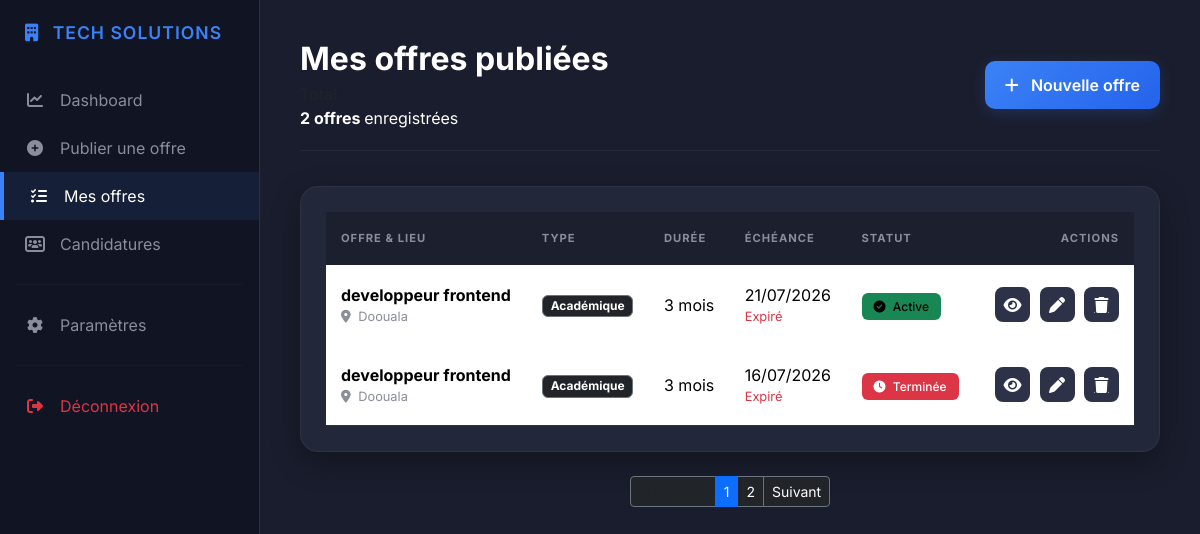
Page /Entreprise/offrePub.php (signed in) on the committed database.
### tables this page shows
CREATE TABLE `offre_stage` (
  `id_offre` int(11) NOT NULL,
  `id_entreprise` int(11) NOT NULL,
  `titre` varchar(150) NOT NULL,
  `description` text NOT NULL,
  `date_limite` date DEFAULT NULL,
  `statut` enum('ouverte','fermee') DEFAULT 'ouverte',
  `lieu` varchar(255) NOT NULL,
  `type_stage` varchar(100) NOT NULL,
  `duree` varchar(50) NOT NULL
);

### Entreprise/offrePub.php (the view, shortened to what this page needs)
<?php
include('../Auth/config_db.php');
$id_ent = $_SESSION['user_id'];
$pdo->query("UPDATE OFFRE_STAGE SET statut = 'fermee' WHERE date_limite < CURDATE() AND statut = 'ouverte'");
$stmt = $pdo->prepare("SELECT * FROM OFFRE_STAGE WHERE id_entreprise = ? ORDER BY date_limite DESC");
$stmt->execute([$id_ent]);
$liste_offres = $stmt->fetchAll(PDO::FETCH_ASSOC);
$total_offres = count($liste_offres);
?>
<!DOCTYPE html>
<html lang="fr">
<head>
    <link href="https://cdn.jsdelivr.net/npm/bootstrap@5.3.3/dist/css/bootstrap.min.css" rel="stylesheet">
    <link rel="stylesheet" href="https://cdnjs.cloudflare.com/ajax/libs/font-awesome/6.4.0/css/all.min.css">
</head>
<body>
<div class="sidebar">
    <div class="sidebar-brand">
        <i class="fa-solid fa-building me-2"></i> TECH SOLUTIONS
    </div>
    <nav>
         <a href="dashEnt.php" class="nav-link"><i class="fa-solid fa-chart-line"></i> Dashboard</a>
        <a href="pubOffre.php" class="nav-link "><i class="fa-solid fa-plus-circle"></i> Publier une offre</a>
        <a href="OffrePub.php" class="nav-link active"><i class="fa-solid fa-list-check"></i> Mes offres</a>
        <a href="gestCand.php" class="nav-link"><i class="fa-solid fa-users-rectangle"></i> Candidatures</a>
        <hr class="mx-3" style="border-color: rgba(255,255,255,0.1);">
         <a href="paramEnt.php" class="nav-link"><i class="fa-solid fa-gear"></i> Paramètres</a>
        <hr class="mx-3" style="border-color: rgba(255,255,255,0.1);">
<a href="../Auth/deconnexion.php" class="nav-link text-danger" onclick="return confirm('Voulez-vous vraiment vous déconnecter ?')">
    <i class="fa-solid fa-right-from-bracket"></i>
    <span>Déconnexion</span>
</a>    </nav>
</div>
<div class="main">
    <div class="header-box">
        <div>
            <h2 class="fw-bold mb-1">Mes offres publiées</h2>
            <p class="text-muted mb-0">Total :</p> <span class="text-white fw-bold">
        <?= $total_offres; ?> offre<?= ($total_offres > 1) ? 's' : ''; ?>
    </span> enregistrée<?= ($total_offres > 1) ? 's' : ''; ?>
        </div>
       <a href="pubOffre.php" class="btn-add text-decoration-none">
            <i class="fa-solid fa-plus me-2"></i> Nouvelle offre
        </a>
    </div>
    <div class="card-table">
        <div class="table-responsive">
            <table class="table">
                <thead>
                    <tr>
                        <th>Offre & Lieu</th>
                        <th>Type</th>
                        <th>Durée</th>
                        <th>Échéance</th>
                        <th>Statut</th>
                        <th class="text-end">Actions</th>
                    </tr>
                </thead>
               <tbody>
    <?php if (empty($liste_offres)): ?>
        <tr>
            <td colspan="6" class="text-center py-4 text-muted">Aucune offre publiée pour le moment.</td>
        </tr>
    <?php else: ?>
        <?php foreach ($liste_offres as $offre):
            $date_limite = new DateTime($offre['date_limite']);
            $aujourdhui = new DateTime(date('Y-m-d'));
            $interval = $aujourdhui->diff($date_limite);
            $expiree = ($date_limite < $aujourdhui);
        ?>
        <tr>
            <td>
                <div class="fw-bold"><?= htmlspecialchars($offre['titre']) ?></div>
                <div class="text-info-small">
                    <i class="fa-solid fa-location-dot me-1"></i> <?= htmlspecialchars($offre['lieu']) ?>
                </div>
            </td>
            <td><span class="badge bg-dark border border-secondary"><?= htmlspecialchars($offre['type_stage']) ?></span></td>
            <td><?= htmlspecialchars($offre['duree']) ?></td>
            <td>
                <div class="fw-600"><?= date('d/m/Y', strtotime($offre['date_limite'])) ?></div>
                <div class="text-info-small <?= $expiree ? 'text-danger' : '' ?>">
                    <?= $expiree ? "Expiré" : "Dans " . $interval->days . " jours"; ?>
                </div>
            </td>
            <td>
                <?php if ($offre['statut'] == 'ouverte'): ?>
                    <span class="badge-status bg-success"><i class="fa-solid fa-check-circle me-1"></i> Active</span>
                <?php else: ?>
                    <span class="badge-status bg-danger text-white"><i class="fa-solid fa-clock me-1"></i> Terminée</span>
                <?php endif; ?>
            </td>
            <td class="text-end">
                <button class="btn-action btn-view" onclick="illuminerLigne(this)" title="Visualiser">
    <i class="fa-solid fa-eye"></i>
</button>
                <button class="btn-action btn-edit" onclick='ouvrirModification(<?= json_encode($offre); ?>)' title="Modifier">
                    <i class="fa-solid fa-pen"></i>
                </button>
                <a href="offrePub.php?delete_id=<?= $offre['id_offre'] ?>"
                   class="btn-action btn-delete"
                   onclick="return confirm('Supprimer cette offre ?')" title="Supprimer">
                    <i class="fa-solid fa-trash"></i>
                </a>
            </td>
        </tr>
        <?php endforeach; ?>
    <?php endif; ?>
</tbody>
            </table>
        </div>
    </div>
    <nav class="mt-4 d-flex justify-content-center">
        <ul class="pagination pagination-sm">
            <li class="page-item disabled"><a class="page-link bg-dark border-secondary text-muted" href="#">Précédent</a></li>
            <li class="page-item active"><a class="page-link bg-primary border-primary" href="#">1</a></li>
            <li class="page-item"><a class="page-link bg-dark border-secondary text-white" href="#">2</a></li>
            <li class="page-item"><a class="page-link bg-dark border-secondary text-white" href="#">Suivant</a></li>
        </ul>
    </nav>
</div>
</body>
</html>

### Entreprise/offrePub.php (style rules this page uses)
:root { --bg-dark: #1a1d2d; --sidebar-dark: #111422; --card-dark: #23273a; --text-muted: #8a8d9a; --accent-blue: #3b82f6; }
body { background-color: var(--bg-dark); color: white; font-family: 'Inter', sans-serif; margin: 0; display: flex; }
.sidebar { width: 260px; height: 100vh; background-color: var(--sidebar-dark); border-right: 1px solid #2d3142; position: fixed; padding: 20px 0; z-index: 100; }
.sidebar-brand { padding: 0 25px 30px; font-weight: 600; text-transform: uppercase; letter-spacing: 1px; color: var(--accent-blue); font-size: 1.1rem; }
.nav-link { color: var(--text-muted); padding: 12px 25px; display: flex; align-items: center; transition: 0.3s; text-decoration: none; }
.nav-link i { margin-right: 15px; width: 20px; text-align: center; }
.nav-link:hover, .nav-link.active { background: rgba(59, 130, 246, 0.1); color: white; border-left: 4px solid var(--accent-blue); }
.main { margin-left: 260px; padding: 40px; width: calc(100% - 260px); }
.header-box { display: flex; justify-content: space-between; align-items: center; margin-bottom: 35px; border-bottom: 1px solid rgba(255,255,255,0.05); padding-bottom: 20px; }
.btn-add { background: linear-gradient(135deg, var(--accent-blue), #2563eb); color: white; border: none; padding: 12px 20px; border-radius: 10px; font-weight: 600; transition: 0.3s; box-shadow: 0 4px 15px rgba(59, 130, 246, 0.2); }
.card-table { background: var(--card-dark); border-radius: 18px; padding: 25px; border: 1px solid rgba(255,255,255,0.05); box-shadow: 0 10px 30px rgba(0,0,0,0.3); }
.table { color: #e2e8f0; vertical-align: middle; margin-bottom: 0; }
.table thead th { background: rgba(0,0,0,0.2); color: var(--text-muted); border: none; text-transform: uppercase; font-size: 0.7rem; letter-spacing: 1px; padding: 18px 15px; }
.table tbody tr { transition: 0.2s; border-color: rgba(255,255,255,0.05); }
.table td { padding: 18px 15px; }
.badge-status { padding: 6px 12px; border-radius: 6px; font-weight: 500; font-size: 0.75rem; }
.btn-action { width: 35px; height: 35px; display: inline-flex; align-items: center; justify-content: center; border: none; border-radius: 8px; margin-left: 5px; transition: 0.3s; background: #2d3248; color: white; }
.text-info-small { font-size: 0.8rem; color: var(--text-muted); }

### rows in the picture
offre_stage: titre "developpeur frontend", lieu "Doouala", type_stage "Académique", duree "3 mois", date_limite "21/07/2026", shows "Expiré", statut "ouverte" (drawn)
offre_stage: titre "developpeur frontend", lieu "Doouala", type_stage "Académique", duree "3 mois", date_limite "16/07/2026", shows "Expiré", statut "fermee" (drawn)

### other values in the picture
$total_offres "2"
